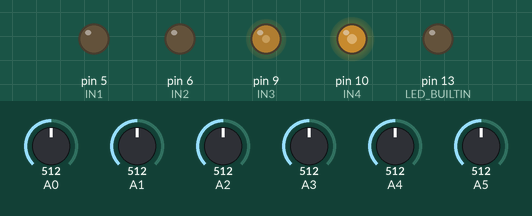
Bench run of a sketch on a simulated Arduino Uno, built with avr-gcc and run on an emulated ATmega328P. Shown: output pins drawn as LEDs (lit = HIGH). Inputs (shaded band) come from the test bench; at power-on: A0 = 512, A5 = 512, A1 = 512, A3 = 512, A2 = 512, A4 = 512. What the sketch prints to the serial monitor is not drawn.

Above: at 10.2 s.
10.3 s: A0 set to 215
At 10.68 s:
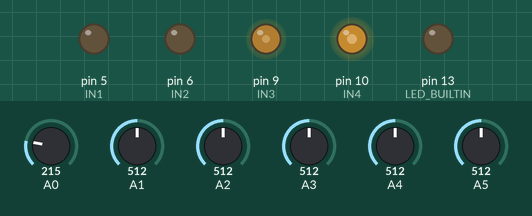
13.3 s: A0 set to 190
16.3 s: A5 set to 218
At 17.58 s:
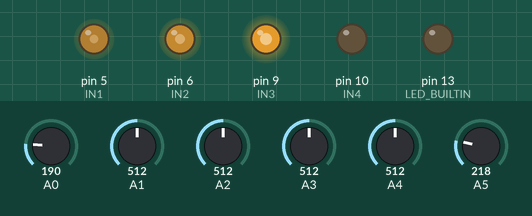
19.3 s: A5 set to 188
At 19.9 s:
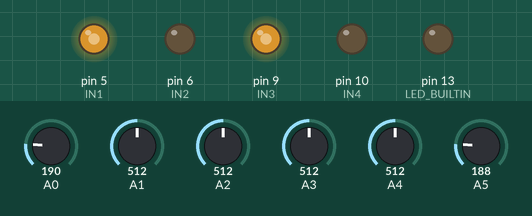
20.8 s: A1 set to 716
At 22.0 s:
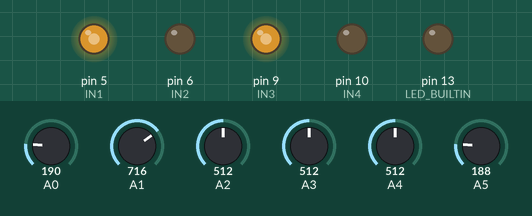
22.3 s: A3 set to 716
At 23.2 s:
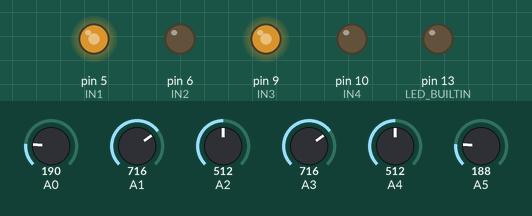
Timing chart, 0 to 24.8 s (numbered marks = the images above; inputs shaded):
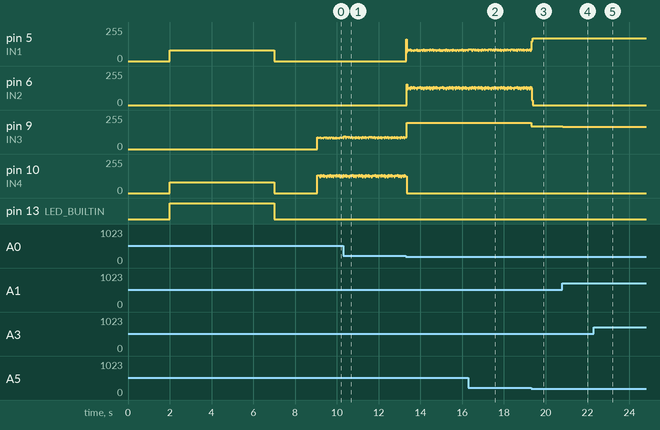

The sketch:

PIDLineFollower.ino
```cpp
#include <QTRSensors.h>


#define IN1 5
#define IN2 6
#define IN3 9
#define IN4 10

QTRSensors qtr;
const uint8_t SensorCount = 6;
uint16_t sensorValues[SensorCount];

int velocity=80;
int baseSpeed=170;
int LS;
int RS;
const float kp=0.020;
const float kd=0.55;
uint16_t ideal=2500;
int lastError=0;
int boundary=200;
int maxSpeed=255;

void setup(){
    Serial.begin(9600);
    pinMode(IN1,OUTPUT);
    pinMode(IN2,OUTPUT);
    pinMode(IN3,OUTPUT);
    pinMode(IN4,OUTPUT);
    for(int i=A0;i<=A5;i++){
      pinMode(i,INPUT);
    }
    delay(2000);
    manualCalibration();
    stopBot();
    delay(2000);
}
void loop(){
   specialCases();
   applyPID();
   moveForward();
}

void applyPID(){
  uint16_t position = qtr.readLineBlack(sensorValues);
  int error=position-ideal;
   float PError=error*kp;
   float DError=(error-lastError)*kd;
   float adjust=PError+DError;
   LS=baseSpeed-adjust;
   RS=baseSpeed+adjust;
   LS=constrain(LS,0,maxSpeed);
   RS=constrain(RS,0,maxSpeed);
   lastError=error;
}


void manualCalibration(){
  Serial.println("QTR configuration started:");
    // configure the sensors
    qtr.setTypeAnalog();
    qtr.setSensorPins((const uint8_t[]){A0, A1, A2, A3, A4, A5}, SensorCount);
    pinMode(LED_BUILTIN, OUTPUT);
    digitalWrite(LED_BUILTIN, HIGH); // turn on Arduino's LED to indicate we are in calibration mode
    moveAround();
    for (uint16_t i = 0; i < 200; i++){
      qtr.calibrate();
    }
    digitalWrite(LED_BUILTIN, LOW); // turn off Arduino's LED to indicate we are through with calibration
}


void specialCases(){
  if(sensorValues[0]>boundary){
    rotateRight();
    //Serial.println("RIGHT");
  }
  else if(sensorValues[5]>boundary){
    rotateLeft();
    //Serial.println("LEFT");
  }
  else if(sensorValues[0]<boundary && sensorValues[1]<boundary && sensorValues[2]<boundary && sensorValues[3]<boundary &&sensorValues[4]<boundary && sensorValues[5]<boundary){
    rotateLeft();
    //Serial.println("TURN AROUND");

  }
 else if(sensorValues[0]>boundary && sensorValues[1]>boundary && sensorValues[2]>boundary && sensorValues[3]>boundary &&sensorValues[4]>boundary && sensorValues[5]>boundary){
    rotateRight();
    //Serial.println("ALL BLACK");
  }
}

void rotateLeft(){
  int error;
  uint16_t pos;
  do{
     pos = qtr.readLineBlack(sensorValues);
     error=pos-ideal;
    analogWrite(IN1,0);
    analogWrite(IN2,255);
    analogWrite(IN3,255);
    analogWrite(IN4,0);
  }while(error>=20&&error<=-20);
}

void rotateRight(){
  int error;
  uint16_t pos;
  do{
    pos = qtr.readLineBlack(sensorValues);
     error=pos-ideal;
    analogWrite(IN1,255);
    analogWrite(IN2,0);
    analogWrite(IN3,0);
    analogWrite(IN4,255);
  }while(error>=20&&error<=-20);
}


void rotate180(){
  analogWrite(IN1,255);
  analogWrite(IN2,0);
  analogWrite(IN3,0);
  analogWrite(IN4,255);
  delay(200);
}
void moveForward(){
  analogWrite(IN1,LS);
  analogWrite(IN2,0);
  analogWrite(IN3,RS);
  analogWrite(IN4,0);
}

void moveAround(){
  analogWrite(IN1,velocity);
  analogWrite(IN2,0);
  analogWrite(IN3,0);
  analogWrite(IN4,velocity);
}


void stopBot(){
  analogWrite(IN1,0);
  analogWrite(IN2,0);
  analogWrite(IN3,0);
  analogWrite(IN4,0);
}
```

Measured:
- the behaviour switches between 206 and 205 on A5 (found by bisection; images 2 and 3)
- after the input at 10.3 s, pin 5 (IN1): stays 0/255 (without the input it goes to 255/255 after 3.0 s)
- after the input at 16.3 s, pin 9 (IN3): stays 196/255 (without the input it goes to 175/255 after 3.0 s)
- after the input at 19.3 s, pin 9 (IN3): 196/255 → 169/255 at once
- after the input at 20.8 s, pin 5 (IN1): 170/255 → 172/255 at once; pin 9 (IN3): 169/255 → 167/255 at once
- after the input at 22.3 s, pin 5 (IN1): 172/255 → 171/255 at once; pin 9 (IN3): 167/255 → 168/255 at once
